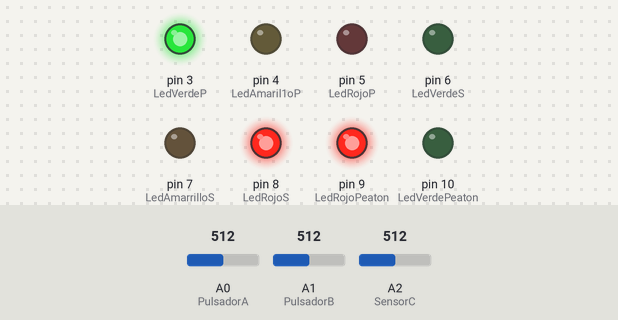
The sketch below on a simulated Arduino Uno, built with avr-gcc and run on an emulated ATmega328P. Parts: output pins drawn as LEDs (lit = HIGH). The inputs (shaded band) are chosen by the test bench; at power-on: A0 (PulsadorA) = 512, A1 (PulsadorB) = 512, A2 (SensorC) = 512.

Above: at 2.5 s.
At 6.0 s:
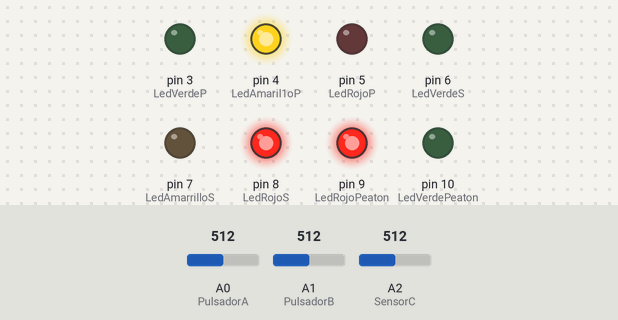
At 7.05 s:
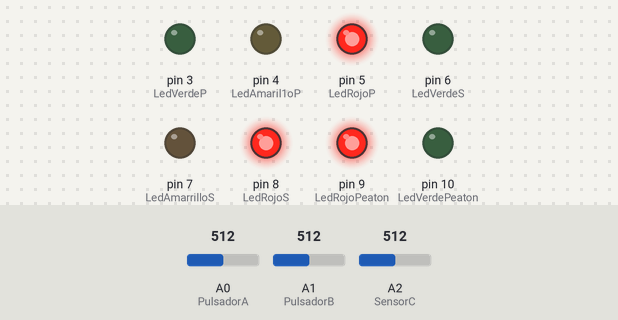
At 9.6 s:
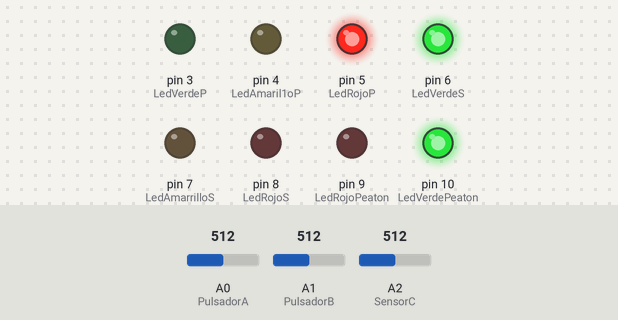
At 13.1 s:
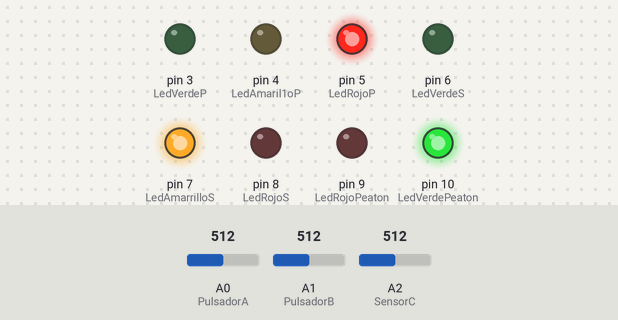
Timing chart, 0 to 18.5 s (numbered marks = the images above):
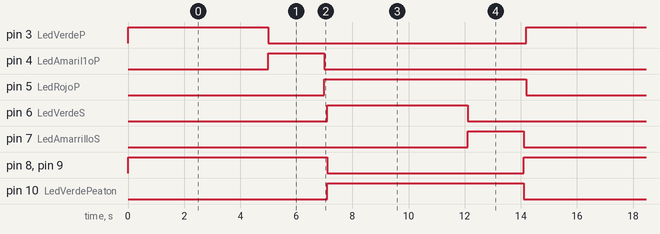

The sketch:

pruebaproyector.ino
```cpp
// Pines utilizados
#define LedVerdeP 3
#define LedAmaril1oP 4
#define LedRojoP 5
#define LedVerdeS 6
#define LedAmarrilloS 7
#define LedRojoS 8
#define LedVerdePeaton 10
#define LedRojoPeaton 9
#define PulsadorA 0
#define PulsadorB 1
#define SensorC 2


// Variables
bool activo1 = true; // Indica si el semáforo 1 está activo, de lo contrario será el semáforo 2

int tiempoEspera = 5000; // Tiempo de espera hasta comenzar transición

void setup() {
  // Iniciamos el monitor serie
  Serial.begin(9600);

  // Modo entrada/salida de los pines
  pinMode(LedVerdeP, OUTPUT);
  pinMode(LedAmaril1oP, OUTPUT);
  pinMode(LedRojoP, OUTPUT);
  pinMode(LedVerdeS, OUTPUT);
  pinMode(LedAmarrilloS, OUTPUT);
  pinMode(LedRojoS, OUTPUT);
  pinMode(LedVerdePeaton, OUTPUT);
  pinMode(LedRojoPeaton, OUTPUT);
  pinMode(PulsadorA, INPUT);
  pinMode(PulsadorB, INPUT);
  pinMode(SensorC, INPUT);

  // Apagamos todos los LEDs
  digitalWrite(LedVerdeP, LOW);
  digitalWrite(LedAmaril1oP, LOW);
  digitalWrite(LedRojoP, LOW);
  digitalWrite(LedVerdeS, LOW);
  digitalWrite(LedAmarrilloS, LOW);
  digitalWrite(LedRojoS, LOW);
  digitalWrite(LedVerdePeaton, LOW);
  digitalWrite(LedRojoPeaton, LOW);

  // Estado inicial: semáforo 1 activo, semáforo 2 no activo
  digitalWrite(LedVerdeP, HIGH);
  digitalWrite(LedRojoS, HIGH);
  digitalWrite(LedRojoPeaton, HIGH);
}

void loop() {
  // Dependiendo del semáforo que tengamos activo
  do {

    // Está encendido el semáforo 1, comprobamos el pulsador 2
    int valor2 = analogRead(PulsadorA);
    int valor3 = analogRead(PulsadorB);
    int valor4 = analogRead(SensorC);
    // Si hay un coche esperando, pulsador pulsado
    if (valor2 > 100 || valor3 >100 || valor4 > 100)
    {
      // Encender semáforo 2
      ecenderSemaforo2();

      // Semáforo 2 activo
      activo1 = false;
    }

  } while (activo1);

  do {
    // Está encendido el semáforo 1, comprobamos el pulsador 1
    int valor1 = HIGH;

    // Si hay un coche esperando, pulsador pulsado
    if (valor1 == HIGH)
    {
      // Encender semáforo 1
      ecenderSemaforo1();

      // Semáforo 1 activo
      activo1 = true;
    }
  } while (!activo1);
}

void ecenderSemaforo2()
{
  // Apagamos semáforo 1
  // Esperamos
  delay(tiempoEspera);

  // Pasamos a luz amarilla
  digitalWrite(LedVerdeP, LOW);
  digitalWrite(LedAmaril1oP, HIGH);

  // Esperamos
  delay(2000);

  // Pasamos a luz roja
  digitalWrite(LedAmaril1oP, LOW);
  digitalWrite(LedRojoP, HIGH);

  // Encendemos semáforo 2
  // Esperamos
  delay(100);

  // Pasamos a luz verde
  digitalWrite(LedRojoPeaton, LOW);
  digitalWrite(LedRojoS, LOW);
  digitalWrite(LedVerdeS, HIGH);
  digitalWrite(LedVerdePeaton, HIGH);


}

void ecenderSemaforo1()
{
  // Apagamos semáforo 2
  // Esperamos
  delay(tiempoEspera);

  // Pasamos a luz amarilla
  digitalWrite(LedVerdeS, LOW);
  digitalWrite(LedAmarrilloS, HIGH);

  // Esperamos
  delay(2000);

  // Pasamos a luz roja
  digitalWrite(LedAmarrilloS, LOW);
  digitalWrite(LedVerdePeaton, LOW);
  digitalWrite(LedRojoPeaton, HIGH);
  digitalWrite(LedRojoS, HIGH);

  // Encendemos semáforo 1
  // Esperamos
  delay(100);

  // Pasamos a luz amarilla
  digitalWrite(LedRojoP, LOW);
  digitalWrite(LedVerdeP, HIGH);
}
```

Measured:
- by itself, pin 3 (LedVerdeP), pin 6 (LedVerdeS): alternates HIGH for 5.0 s and LOW for 9.2 s
- by itself, pin 4 (LedAmaril1oP), pin 7 (LedAmarrilloS): alternates HIGH for 2.0 s and LOW for 12.2 s
- by itself, pin 5 (LedRojoP), pin 8 (LedRojoS), pin 9 (LedRojoPeaton): alternates HIGH for 7.2 s and LOW for 7.0 s
- by itself, pin 10 (LedVerdePeaton): alternates HIGH for 7.0 s and LOW for 7.2 s
